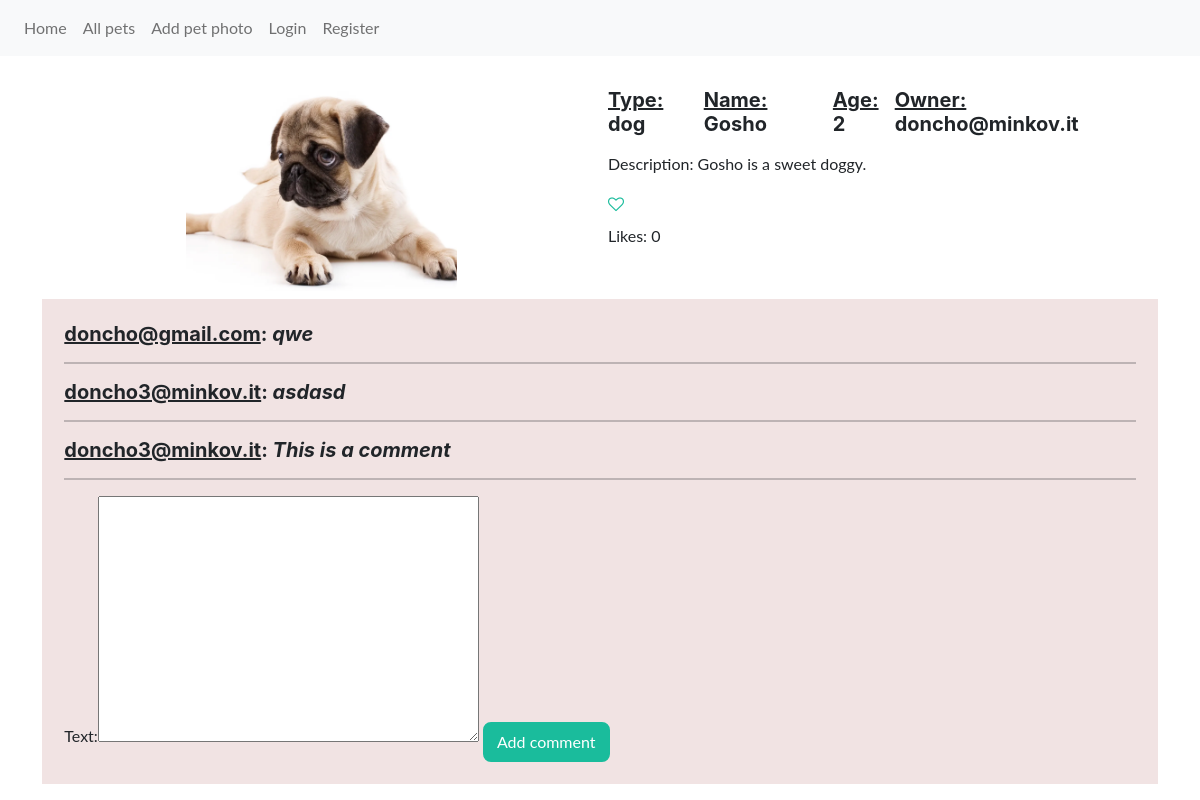
Screenshot of /pets/details/1 with the database file from the repository.
### petstagram/pets/models.py (models this page shows, shortened)
class Pet(models.Model):
    TYPE_CHOICE_DOG = 'dog'
    TYPE_CHOICE_CAT = 'cat'
    TYPE_CHOICE_PARROT = 'parrot'
    TYPE_CHOICES = (
        (TYPE_CHOICE_DOG, 'Dog'),
        (TYPE_CHOICE_CAT, 'Cat'),
        (TYPE_CHOICE_PARROT, 'Parrot'),
    )
    type = models.CharField(
        max_length=6,
        choices=TYPE_CHOICES,
    )
    name = models.CharField(
        max_length=6,
    )
    age = models.PositiveIntegerField()
    description = models.TextField()
    image = models.ImageField(
        upload_to='pets',
    )
    user = models.ForeignKey(
        UserModel,
        on_delete=models.CASCADE,
    )

### petstagram/accounts/models.py (models this page shows)
class PetstagramUser(AbstractBaseUser, PermissionsMixin):
    email = models.EmailField(
        unique=True,
    )
    is_staff = models.BooleanField(
        default=False,
    )
    date_joined = models.DateTimeField(
        auto_now_add=True,
    )
    USERNAME_FIELD = 'email'
    objects = PetstagramUserManager()

### petstagram/common/models.py (models this page shows)
class Comment(models.Model):
    text = models.TextField()
    pet = models.ForeignKey(Pet, on_delete=models.CASCADE)
    user = models.ForeignKey(
        UserModel,
        on_delete=models.CASCADE,
    )

### petstagram/pets/views.py (the view)
# urls.py: path('details/<int:pk>', PetDetailsView.as_view(), name='pet details'),
class PetDetailsView(DetailView):
    model = Pet
    template_name = 'pets/pet_detail.html'
    context_object_name = 'pet'
    def get_context_data(self, **kwargs):
        context = super().get_context_data(**kwargs)
        pet = context['pet']
        pet.likes_count = pet.like_set.count()
        is_owner = pet.user == self.request.user
        is_liked_by_user = pet.like_set.filter(user_id=self.request.user.id) \
            .exists()
        context['comment_form'] = CommentForm(
            initial={
                'pet_pk': self.object.id,
            }
        )
        context['comments'] = pet.comment_set.all()
        context['is_owner'] = is_owner
        context['is_liked'] = is_liked_by_user
        return context

### petstagram/common/forms.py
class CommentForm(forms.ModelForm):
    class Meta:
        model = Comment
        fields = ('text',)

### templates/pets/pet_detail.html (shortened to what this page needs)
{% extends 'shared/base.html' %}
{% block content %}
    <div class="d-flex">
        <div class="d-inline p-2 w-50">
            <img src="{{ pet.image.url }}" class="w-50 rounded mx-auto d-block">
        </div>
        <div class="d-inline p-2 w-50">
            <div class="d-flex justify-content-between">
                <h5><u>Type:</u> {{ pet.type }}</h5>
                <h5><u>Name:</u> {{ pet.name }}</h5>
                <h5><u>Age:</u> {{ pet.age }}</h5>
                <h5><u>Owner:</u> {{ pet.user.email }}</h5>
            </div>
            <p class="mt-2">Description: {{ pet.description }}</p>
            {% if is_owner %}
                <div>
                    <a href="{% url 'edit pet' pet.id %}" class="btn btn-primary">Edit</a>
                    <a href="{% url 'delete pet' pet.id %}" class="btn btn-danger">Delete</a>
                </div>
            {% else %}
                <a href="{% url 'like pet' pet.id %}">
                    {% if is_liked %}
                        <i class="fa fa-heart" aria-hidden="true"></i>
                    {% else %}
                        <i class="fa fa-heart-o" aria-hidden="true"></i>
                    {% endif %}
                </a>
                <p class="mt-2">Likes: {{ pet.likes_count }}</p>
            {% endif %}
        </div>
    </div>
    <div class="d-block" style="background-color: #f1e3e3; padding:2%">
        {% if comments %}
            {% for comment in comments %}
                <div class="box">
                    <h5><u>{{ comment.user }}</u>: <em>{{ comment.text }}</em></h5>
                    <hr>
                </div>
            {% endfor %}
        {% else %}
            <div class="box">
                <h3>There are no comments for this pet. </h3>
            </div>
        {% endif %}
        {% if not is_owner %}
            <div class="box">
                <form method="post" action="{% url 'comment pet' pet.id %}">
                    {{ comment_form }}
                    <button class="btn btn-primary mt-2" type="submit">Add comment</button>
                </form>
            </div>
            </div>
        {% endif %}
{% endblock %}

### rows the page displays
Pet: image (picture), type "dog", name "Gosho", age "2", user.email "doncho@minkov.it", description "Gosho is a sweet doggy.", likes_count "0"
Comment: user "doncho@gmail.com", text "qwe"
Comment: user "doncho3@minkov.it", text "asdasd"
Comment: user "doncho3@minkov.it", text "This is a comment"
